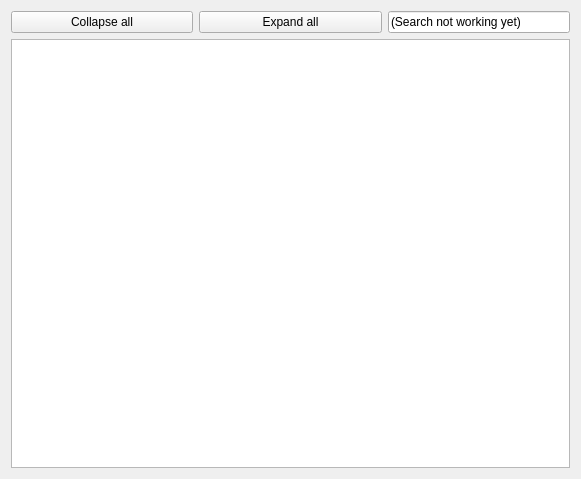
<?xml version="1.0" encoding="UTF-8"?>
<ui version="4.0">
 <class>_node_selector_pane</class>
 <widget class="NodeSelectorWidget" name="_node_selector_pane">
  <property name="geometry">
   <rect>
    <x>0</x>
    <y>0</y>
    <width>581</width>
    <height>479</height>
   </rect>
  </property>
  <layout class="QVBoxLayout" name="verticalLayout">
   <item>
    <layout class="QHBoxLayout" name="horizontalLayout">
     <item>
      <widget class="QPushButton" name="_collapse_button">
       <property name="sizePolicy">
        <sizepolicy hsizetype="MinimumExpanding" vsizetype="Fixed">
         <horstretch>0</horstretch>
         <verstretch>0</verstretch>
        </sizepolicy>
       </property>
       <property name="minimumSize">
        <size>
         <width>75</width>
         <height>0</height>
        </size>
       </property>
       <property name="text">
        <string>Collapse all</string>
       </property>
      </widget>
     </item>
     <item>
      <widget class="QPushButton" name="_expand_button">
       <property name="sizePolicy">
        <sizepolicy hsizetype="MinimumExpanding" vsizetype="Fixed">
         <horstretch>0</horstretch>
         <verstretch>0</verstretch>
        </sizepolicy>
       </property>
       <property name="minimumSize">
        <size>
         <width>75</width>
         <height>0</height>
        </size>
       </property>
       <property name="font">
        <font>
         <weight>50</weight>
         <bold>false</bold>
        </font>
       </property>
       <property name="text">
        <string>Expand all</string>
       </property>
      </widget>
     </item>
     <item>
      <widget class="QLineEdit" name="_search_lineedit">
       <property name="sizePolicy">
        <sizepolicy hsizetype="MinimumExpanding" vsizetype="Fixed">
         <horstretch>0</horstretch>
         <verstretch>0</verstretch>
        </sizepolicy>
       </property>
       <property name="minimumSize">
        <size>
         <width>100</width>
         <height>0</height>
        </size>
       </property>
       <property name="text">
        <string>(Search not working yet)</string>
       </property>
      </widget>
     </item>
    </layout>
   </item>
   <item>
    <widget class="QTreeView" name="_node_selector_view">
     <property name="sizePolicy">
      <sizepolicy hsizetype="Expanding" vsizetype="Expanding">
       <horstretch>0</horstretch>
       <verstretch>0</verstretch>
      </sizepolicy>
     </property>
     <property name="headerHidden">
      <bool>true</bool>
     </property>
    </widget>
   </item>
  </layout>
 </widget>
 <customwidgets>
  <customwidget>
   <class>NodeSelectorWidget</class>
   <extends>QWidget</extends>
   <header>rqt_reconfigure.node_selector_widget</header>
   <container>1</container>
  </customwidget>
 </customwidgets>
 <resources/>
 <connections/>
</ui>
